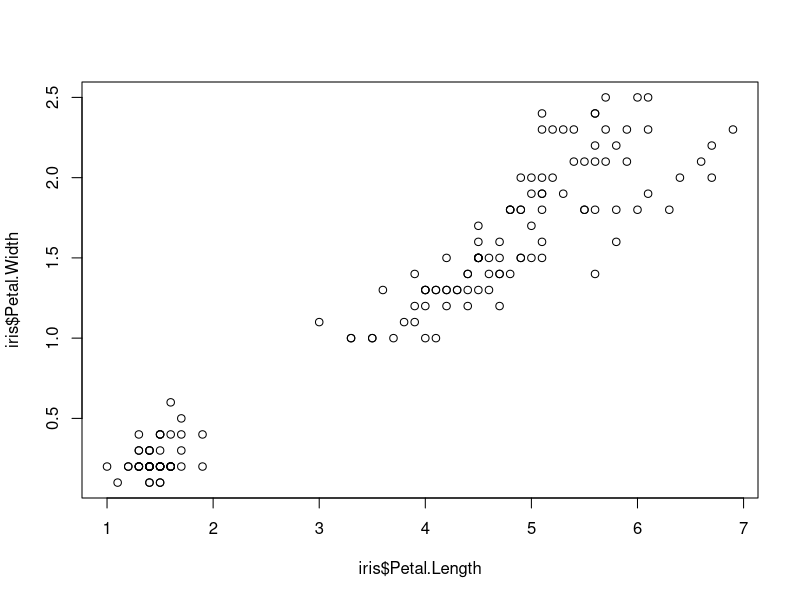
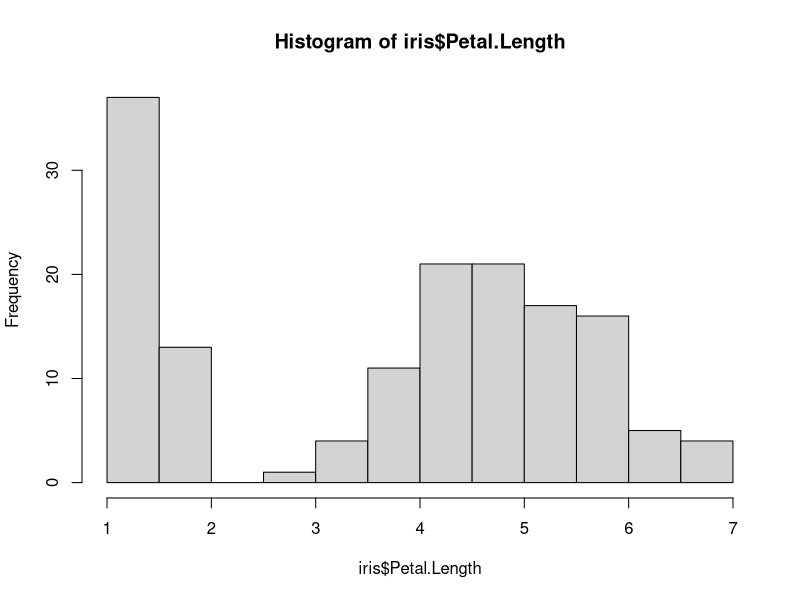
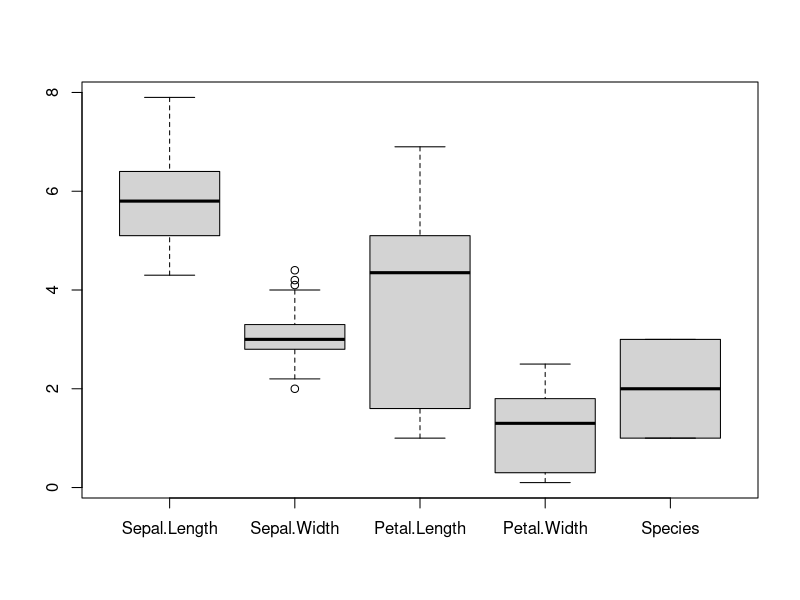
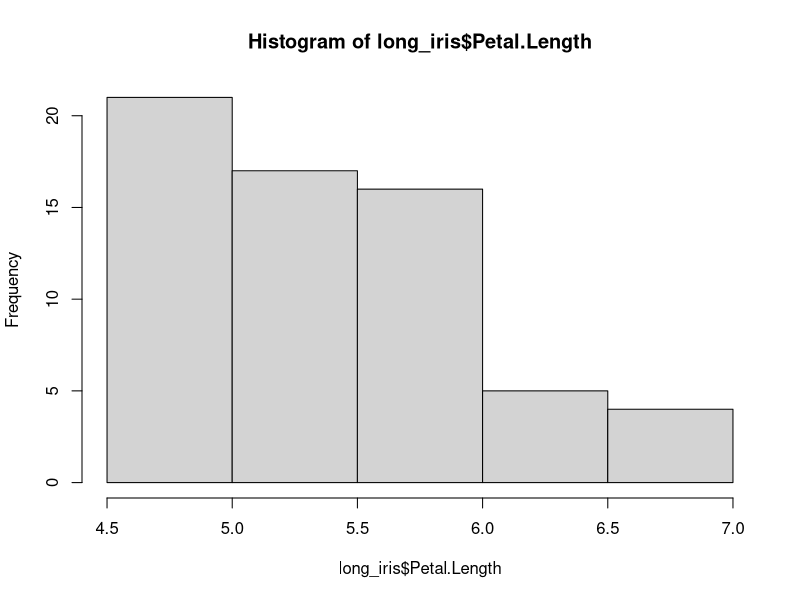
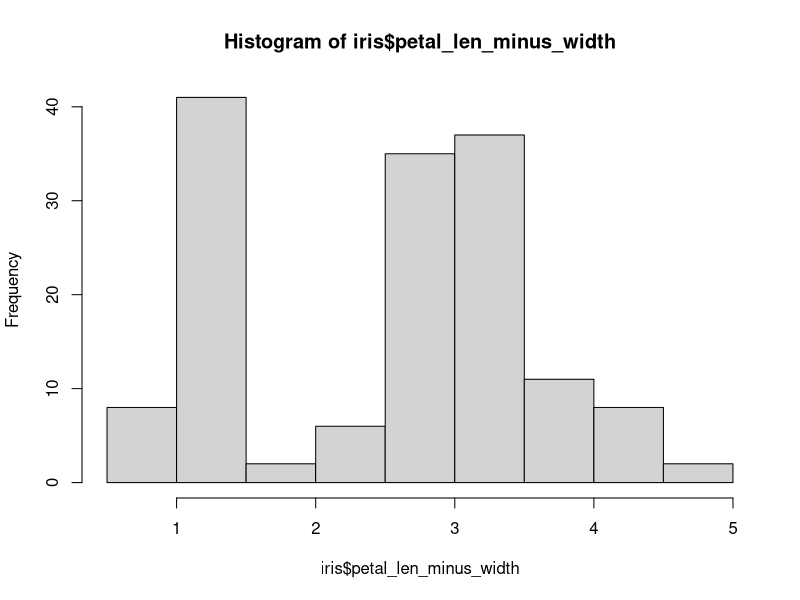
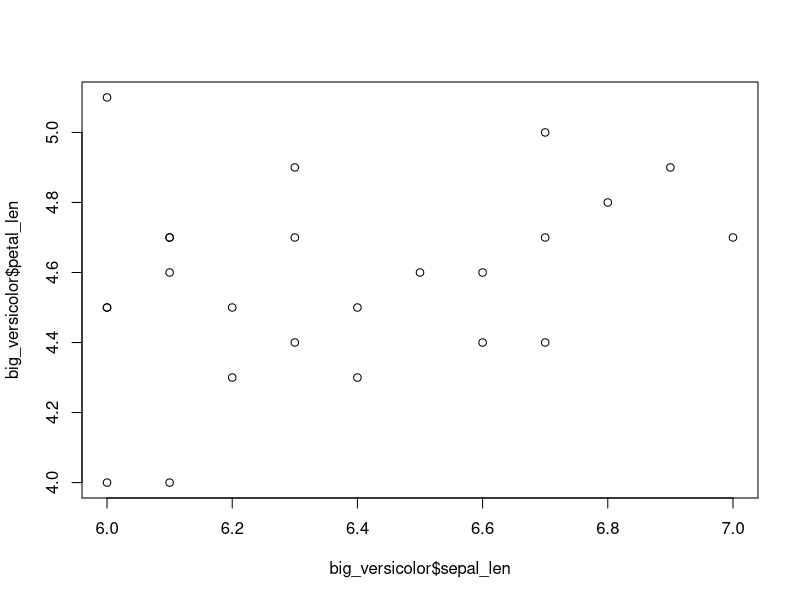
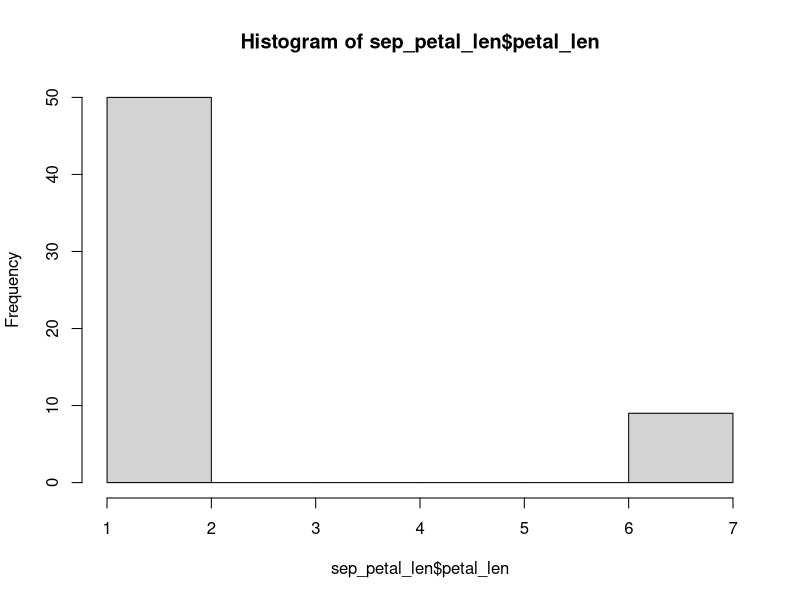
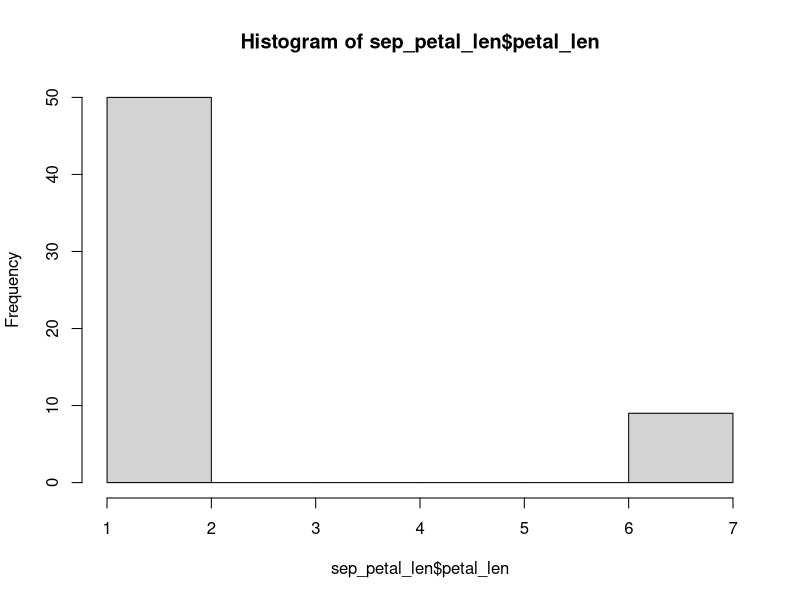

Here is the R script that generated these plots, in order:
####### Learning R
####### Author: Taylor Jones, Georgia Barone (2023)
####### Here we will learn a little more about R. R is built as a statistical program,
####### so we will play with some dataframes, statistics and plotting to get used to R.
####### The top portion IN THIS PANEL is the script. This is a great place to record what functions you used.
####### The bottom panel is called your Console. That is where your output will be located.
####### To the right is your variable list under "Environment" and your output for plots under "Plots".
####### The pound/hashtag sign used here allows you to comment out code so it won't run.
####### It is excellent practice to write out what you are doing in your code with a "#" and note what you're doing.
####### To run a line you can either hit Ctrl+Enter OR the "Run" button to the top right of this cell.

##############################################################################################################################
# Let's begin by setting a working directory, where the magic happens.
# The command for this is setwd()
# **Side note: make sure to edit the path below to match your desired working directory path 
setwd('/Users/username/day6/')
getwd()

# We can also do this through a variable. This can be helpful if we want to output something specifically to our working directory
workdir <- '/Users/username/day6/'
setwd(workdir)
getwd()

# We are going to pull in data that is part of base R as practice.
#So first we grab the data
data(iris) #grabbing the data

####### NOTE: To pull in a csv file you set the data as a variable: data<-read.csv(file='FILE.csv')
####### You can think of a dataframe almost like a table in excel.
####### Your count tables (featureCounts output) and differential expression results (DESeq2 output) will be in the form of a dataframe.

#first let's do a quich check on what is in iris
names(iris) #names gives us column names inside of iris.
#like before we can do sum, mean and sd, but this time on a dataframe!
#to do this we need to call the dataframe then the column like so: dataframe_name$column_name
sum(iris$Sepal.Length) #sum
mean(iris$Sepal.Length) #mean
sd(iris$Sepal.Length) #stdev

# We can also look at more general information about iris by using the following commands, summary, names, dim
head(iris) #see the first few rows for iris
summary(iris) #summary gives min, 1st quart, mean, 3rd quart, max for each column
dim(iris) #dimensions of dataframe


####### 1. Get general information about mtcars.
#NOW try the same thing for a new dataset called mtcars. Check out the sum, mean and standard deviation for mpg.
#grab mtcars
#Note: now mtcars should be pulled into this environment. You should see it listed under the "Environment" tab to the right.

#what columns are in mtcars?

#sum of mpg in mtcars

#mean of mpg in mtcars

#stdev of mpg in mtcars

#check the first few lines of mtcars

#check the dimensions of mtcars

#summarize the data in mtcars

##############################################################################################################################
#Now that we have checked out our data we can plot it!
#The base plots aren't beautiful but are quick and easy ways to assess a large amount of data.

#######R for Data Science says it well: Data exploration is the art of looking at your data, 
#######rapidly generating hypotheses, 
#######quickly testing them, 
#######then repeating again and again and again.
#######The goal of data exploration is to generate many promising leads that you can later explore in more depth.

#Here is a quick scatter plot
# x = dataframe_name$column_name
plot(x=iris$Petal.Length, y=iris$Petal.Width)
#This is coorelated such that the longer the petal, the wider the petal

#Here is a quick histogram
hist(iris$Petal.Length)
#This looks like it has a bimodal distribution. The second part of the distribution looks normal.

#Boxplot
boxplot(iris)
#This is a nice box plot. Let's save it.
png(paste0(workdir, 'iris_box_plot.png')) #here we are "pasting" our working directory and our plot name together for our output file
boxplot(iris) #here we generate the plot
dev.off() #here we tell R "ok, I'm done"
#Now check your folder and see if it's there! A common error is missing the final "/" in the workdir

#Perhaps you want to make a special output for your scatter plot comparisons
#We want to go back to our petal length vs width and make a special outdir for it.

condx<-'Petal.Length' #we can turn our column names into variables of x and y for easy swapping if desired
condy<-'Petal.Width'

outdir <- paste(workdir, condy, '_vs_', condx, '/', sep='') ##Generic code that will allow us to create a SPECIFIC folder
dir.create(outdir) ###creating the directory

png(paste0(outdir,'iris_scatter.png'))
plot(x=iris[[condx]], y=iris[[condy]])  # Since condx and condy haven't changed we are SURE that the data matches the folder
#The square brackets allow us to call a column name as a string
dev.off()

####### 2. Generate a plots for mtcars.
#plot mpg vs weight (wt)

#what trends do you notice?

#plot a histogram for mpg

#what do you notice?

#Make a boxplot for mtcars and save it to your working directory

##############################################################################################################################
# Now let's practice working with and manipulating the dataframes.

#Let's start by looking at only long petal flowers
long_iris <- subset(iris, Petal.Length > 4.5) #you can see subset is a slightly more complicated command. It takes two inputs separated by a comma
dim(long_iris) #check dimensions
hist(long_iris$Petal.Length) #our new histogram
#notice it is now just the tail of the normal distribution

#What if we want to know the difference between petal length and width?
iris$petal_len_minus_width = iris$Petal.Length - iris$Petal.Width #this will subtract width from length across a given row
head(iris) #we now have a new column
hist(iris$petal_len_minus_width)
#you can see the histogram looks very similar to the petal length

#We decide to get rid of our new column since it isn't very informative.
names(iris) #we see that the new column is the 6th column of iris
iris <- iris[-c(6)] #this deletes the 6th element of the table.
head(iris) #now when we check the dataframe that column is gone.

#Something that is VERY useful is being able to rename columns
#Your count table from featureCounts may have some snarly names
#You'll want some easier names to call before you go into differential expression analysis
names(iris) <- c("sepal_len", "sepal_wid", "petal_len",
                 "petal_wid", "species")
#Check out the new names
head(iris)

#we can make a list of column names using the names command also
names_iris <- names(iris)
#we can then SELECT names we care about from this list, say we only care about petals
names_iris
names_iris[c(3:4)]
#we then can filter our dataframe based on this list
iris_petals <- subset(iris, select = names_iris[c(3:4)])
head(iris_petals)

#transpose iris
tiris <- t(iris)
head(tiris)

####### 3. Manipulating mtcars.
#check only cars with good mpg and create a new table called enviro_friendly

#you want to look at how mpg and cylinders may be related. You decide to make a new column that takes the RATIO of mpg to cylinder

#look at the data and see if there are any interesting trends (hint: checking a scatter between mpg and mpg/cyl might be interesting)

#now delete your new ratio column to restore mtcars to its original state

#rename the columns of mtcars to be more descriptive (like cyl is cylinder for example)

#select mpg and cylinder columns only

#transpose mtcars

##############################################################################################################################
# Package management

# you can see all installed packages (or called libraries in R) under the package tab to the right (Files/Plots/Packages)
# Take a second to look at what is installed for base R!
# now that we are fresh we can download our first package
# it is good code to save but hash out your code you use to install a package. Once it is installed you don't need to install it again!
# most packages you can install with this syntax: install.packages("PACKAGE"). Such as this package:
#install.packages("tidyverse") #--great package, uncomment this line and run it to install tidyverse on your local machine

library(tidyverse) #This loads tidyverse into our environment

??tidyverse #this calls for help of a package. This is useful if you have no idea where to start

##############################################################################################################################
# "Advanced" dataframe manipulation
# tidyverse contains dplyr which is a package that permits more advanced dataframe manipulations
??dplyr

##### Let's look at some logical operators (filter).
#Understanding how to use logical operators will help you assess your data and generate meaningful plots.
#When you get a differential expression table what if you want to look at significant genes?
#How about genes that are significant AND upregulated?
# we can filter with "and" using "&"

#We want sepal length greater than (or equal to) 6 AND petal length greater than (or equal to) 2 using dplyr
filter(iris, sepal_len >= 6 & petal_len >= 2)

#We only care about the versicolor irises from this list
filter(iris, sepal_len >= 6 & petal_len >= 2 & species == "versicolor")
#what if we want to make a plot looking at this new filtered data?
big_versicolor <- filter(iris, sepal_len >= 6 & petal_len >= 2 & species == "versicolor")
plot(x=big_versicolor$sepal_len, y=big_versicolor$petal_len)

#What if we want significant genes that have a log2(fold change) of MORE than 2 OR LESS than -2 (ie greater or less than a 2 fold change)
# we can filter with "or" using "|"

#We want petal length greater than 6 OR petal length less than 2
filter(iris, petal_len > 6 | petal_len < 2)
#what if we want to make a plot looking at this new filtered data?
sep_petal_len <- filter(iris, petal_len > 6 | petal_len < 2)
hist(sep_petal_len$petal_len)

#Say we want to ONLY look at the species "virginica"
filter(iris, species == "virginica")

#Say we want to DON'T want look at the species "virginica"
filter(iris, species != "virginica")

#Say we want species starting with v- we can use str_detect for more general filtering
summary(filter(iris, str_detect(species, "v")))

##### So a recap:
# & means and
# | means or
# < means less than (> greater)
# <= means less than or equal to (>= greater)
# == means equal to
# != means NOT equal to

##### Before we filtered rows, now we can select columns (select).

#select species column and list just the unique species
unique(select(iris, 'species'))

#select all but species- this drops the species column
select(iris, -'species')

##### We can add new variables (mutate)
#adding petal ratio as a column
iris <- mutate(iris, petal_ratio = petal_len/petal_wid)
#adding sepal ratio as a column
iris <- mutate(iris, sepal_ratio = sepal_len/sepal_wid)
head(iris)
#adding an id column
iris$index <- rownames(iris)
iris <- mutate(iris,id=as.character(paste0(index, '_',species, '_',petal_ratio, '_', sepal_ratio)))

#changing the index to the id
rownames(iris) <- iris$id
head(iris)
#changing it back because it is sort of long
rownames(iris) <- iris$index

##### We can order rows (arrange)
#arrange from smallest to largest petal ratio
head(arrange(iris, petal_ratio))
tail(arrange(iris, petal_ratio))

#to flip and go largest to smallest add "desc"
head(arrange(iris, desc(petal_ratio)))

##### We can use (group_by) to look at certain groups at a time
#this is useful for looking at differeces in iris species
ir <- group_by(iris, species)
group_keys(ir) #listing how it was grouped

#we can then split this dataframe
group_split(ir)

####### 4. Tidy-ing mtcars
#plot a scatter plot of cars with a weight greater than (or equal to) 3.6 and greater than (or equal to) 15 mpg (wt vs mpg)

#plot a histogram of weights for cars with a weigh less than 1.5 or greater than 3.6
#plot a scatter plot for mpg for this filtered dataframe

#how many cars have exactly 4 cylinders? How many do NOT have 4 cylinders? NOTE: you can use count() to count how many rows are in a dataframe.

#how many cars have the same number of gears and carborators?

#make mtcars car names into a column (hint: rownames)

#filter for all Toyta and Mazdas

#group mtcars by cylinder and make a boxplot for gears

##############################################################################################################################
# "Advanced" Plotting
#quick R plots are really useful for exploratory data analysis. They are not good for your publications!
#So now we will generate some pretty plots! We can add dimensions like color to get more information from our dataframe
#let's start with sep_petal_len that we generated before
hist(sep_petal_len$petal_len)
plot(x=sep_petal_len$petal_len, y=sep_petal_len$petal_wid)

#we can use ggplot to improve this scatter plot
g<-ggplot(sep_petal_len, aes(petal_len, petal_wid))+geom_point()
g #run g to view the plot

#let's color the points based on the species- this will give us additional information
g<-ggplot(sep_petal_len, aes(petal_len, petal_wid, color=species))+geom_point()
g

#what if I want exact colors?
g<-ggplot(sep_petal_len, aes(petal_len, petal_wid, color=factor(species)))+
  scale_color_manual(values=c("#2540D8", "red")) + geom_point(shape = 16, size = 1.4)  #you can use color names such as red or hex codes to be more precise
g

#let's change the labels for the axes
#NOTE: g already exists so we can just add to it!
g<-g+ggtitle('Short and Long Petals')+
  labs(x='Petal Length', y='Petal Width')
g

#let's change change our font themes.
g <- g+theme(plot.title= element_text(size=20, face='bold', margin = margin(10, 0, 10, 0))) +
  theme(axis.text = element_text(size=12, face='bold')) +
  theme(axis.title = element_text(size=12, face = 'bold'))
g

#let's make out background white
g <- g+ theme(panel.background = element_rect(fill = 'white'),
              panel.grid.major = element_line(colour = "white", size=0),
              panel.grid.minor = element_line(colour = "white", size=0))
### or
g <- g+ theme_minimal()
g

#let's set the x and y axis limits
g <- g+xlim(c(1,7))+ylim(c(0,3))
g

#let's add a verticle line and a horizontal line that are the middle between the species
summary(sep_petal_len) #looking at our df
vir <- filter(sep_petal_len, species=='virginica') #pulling species 1
summary(vir) #looking at stats for species 1
set <- filter(sep_petal_len, species=='setosa') #pulling species 2
summary(set) #looking at stats for species 2
v_line <- (mean(vir$petal_len) + mean(set$petal_len))/2 #calculating where to put the verticle line
v_line #looking at that location
h_line <- (mean(vir$petal_wid) + mean(set$petal_wid))/2 #calculating where to put the horizontal line
h_line #looking at that location

#now we can actually plot those lines!
g <- g+ 
  geom_hline(yintercept=h_line, linetype="dashed", color = "black") + 
  geom_vline(xintercept=v_line, linetype="dashed", color = "black")
g

#let's add in species names ONTO the plot.
g <- g + 
  geom_text(x=5.8, y=1.5, label="virginica", color='red') +
  geom_text(x=2.1, y=0.8, label="setosa", color='#2540D8')

g

####Here is all we did in one big plot input!
g_combined <- ggplot(sep_petal_len, aes(petal_len, petal_wid, color=factor(species)))+
  scale_color_manual(values=c("#2540D8", "red")) + geom_point(shape = 16, size = 1.4)+
  ggtitle('Short and Long Petals')+
  labs(x='Petal Length', y='Petal Width')+
  theme(plot.title= element_text(size=20, face='bold', margin = margin(10, 0, 10, 0))) +
  theme(axis.text = element_text(size=12, face='bold')) +
  theme(axis.title = element_text(size=12, face = 'bold')) +
  theme_minimal() +
  xlim(c(1,7))+ylim(c(0,3))+ 
  geom_hline(yintercept=h_line, linetype="dashed", color = "black") + 
  geom_vline(xintercept=v_line, linetype="dashed", color = "black") +
  geom_text(x=5.8, y=1.5, label="virginica", color='red') +
  geom_text(x=2.1, y=0.8, label="setosa", color='#2540D8')
g_combined
  
#finally, let's save all our work on g!!
ggsave("pretty_short_vs_long_petals.png", plot = last_plot(), path = workdir,
       scale = 1, width = NA, height = NA, units = c("in", "cm", "mm"),
       dpi = 600, limitsize = TRUE)


####### 5. Pretty plotting mtcars
#Create a pretty plot for mtcars mpg vs weight
plot(mtcars$wt, mtcars$mpg)

#color dots by cylinder number
#change the dots to another shape (hint: google geom_point shape)
#change the theme to white/simple
#add titles and change x/y axis titles,
#make font bold
#set the x and y limits
#add a horizontal line for where "effecient" cars begin (judgement call- decide what makes a car effecient)
#label this new line on the plot "Effecient cars"
#save your plot

####Advanced: google to figure out how to add a regression line to your plot!

####Homework is finishing this. If you want additional practice go to Learning_R_Additional_Practice.R

